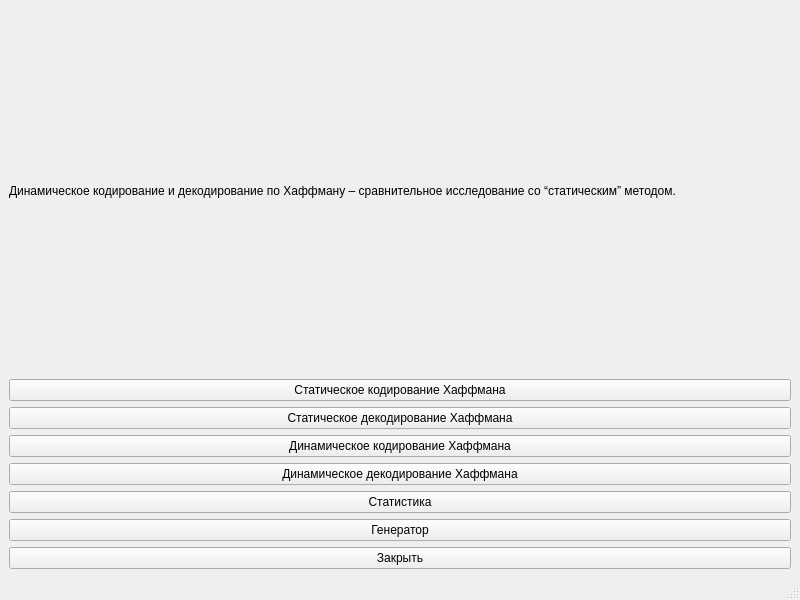
<?xml version="1.0" encoding="UTF-8"?>
<ui version="4.0">
 <class>MainWindow</class>
 <widget class="QMainWindow" name="MainWindow">
  <property name="geometry">
   <rect>
    <x>0</x>
    <y>0</y>
    <width>800</width>
    <height>600</height>
   </rect>
  </property>
  <property name="windowTitle">
   <string>MainWindow</string>
  </property>
  <widget class="QWidget" name="centralwidget">
   <layout class="QVBoxLayout" name="verticalLayout_2">
    <item>
     <layout class="QVBoxLayout" name="verticalLayout">
      <item>
       <widget class="QLabel" name="label">
        <property name="text">
         <string>Динамическое кодирование и декодирование по Хаффману – сравнительное исследование со “статическим” методом.</string>
        </property>
       </widget>
      </item>
      <item>
       <widget class="QPushButton" name="pushButton_4">
        <property name="text">
         <string>Статическое кодирование Хаффмана</string>
        </property>
       </widget>
      </item>
      <item>
       <widget class="QPushButton" name="pushButton_3">
        <property name="text">
         <string>Статическое декодирование Хаффмана</string>
        </property>
       </widget>
      </item>
      <item>
       <widget class="QPushButton" name="pushButton_2">
        <property name="text">
         <string>Динамическое кодирование Хаффмана</string>
        </property>
       </widget>
      </item>
      <item>
       <widget class="QPushButton" name="pushButton">
        <property name="text">
         <string>Динамическое декодирование Хаффмана</string>
        </property>
       </widget>
      </item>
      <item>
       <widget class="QPushButton" name="pushButton_6">
        <property name="text">
         <string>Статистика</string>
        </property>
       </widget>
      </item>
      <item>
       <widget class="QPushButton" name="pushButton_8">
        <property name="text">
         <string>Генератор</string>
        </property>
       </widget>
      </item>
      <item>
       <widget class="QPushButton" name="pushButton_5">
        <property name="text">
         <string>Закрыть</string>
        </property>
       </widget>
      </item>
     </layout>
    </item>
   </layout>
  </widget>
  <widget class="QMenuBar" name="menubar">
   <property name="geometry">
    <rect>
     <x>0</x>
     <y>0</y>
     <width>800</width>
     <height>26</height>
    </rect>
   </property>
  </widget>
  <widget class="QStatusBar" name="statusbar"/>
 </widget>
 <resources/>
 <connections/>
</ui>
